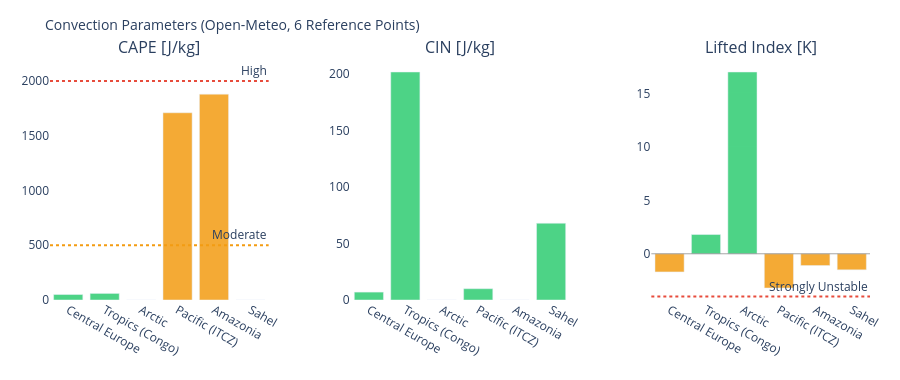

Here is the notebook cell this chart was saved with:
### Markdown cell above
---
## 3. Visualizations

### Code cell
# ============================================================
# CAPE / CIN / LIFTED INDEX – Convection potential
# ============================================================

if not df_atm.empty:
    fig = make_subplots(
        rows=1, cols=3,
        subplot_titles=['CAPE [J/kg]', 'CIN [J/kg]', 'Lifted Index [K]'],
        horizontal_spacing=0.1
    )
    pts = df_atm['point'].tolist()
    pt_colors = ['#E85D24','#185FA5','#888780','#378ADD','#639922','#F2A623']

    # CAPE – höher = mehr Gewitterpotential
    cape_vals = df_atm['cape'].fillna(0).tolist()
    cape_colors = ['#e74c3c' if v > 2000 else '#f39c12' if v > 500 else '#2ecc71'
                   for v in cape_vals]
    fig.add_trace(go.Bar(x=pts, y=cape_vals, marker_color=cape_colors,
                         opacity=0.85, showlegend=False), row=1, col=1)
    fig.add_hline(y=2000, line_dash='dot', line_color='#e74c3c',
                  annotation_text='High', row=1, col=1)
    fig.add_hline(y=500,  line_dash='dot', line_color='#f39c12',
                  annotation_text='Moderate', row=1, col=1)

    # CIN – negativer = stärker gedeckelt (weniger Auslöse)
    cin_vals = df_atm['cin'].fillna(0).tolist()
    cin_colors = ['#e74c3c' if v < -200 else '#f39c12' if v < -50 else '#2ecc71'
                  for v in cin_vals]
    fig.add_trace(go.Bar(x=pts, y=cin_vals, marker_color=cin_colors,
                         opacity=0.85, showlegend=False), row=1, col=2)

    # Lifted Index – negativ = instabil
    li_vals = df_atm['li'].fillna(0).tolist()
    li_colors = ['#e74c3c' if v < -4 else '#f39c12' if v < 0 else '#2ecc71'
                 for v in li_vals]
    fig.add_trace(go.Bar(x=pts, y=li_vals, marker_color=li_colors,
                         opacity=0.85, showlegend=False), row=1, col=3)
    fig.add_hline(y=0, line_color='gray', line_width=0.7, row=1, col=3)
    fig.add_hline(y=-4, line_dash='dot', line_color='#e74c3c',
                  annotation_text='Strongly Unstable', row=1, col=3)

    fig.update_layout(
        title=dict(text='Convection Parameters (Open-Meteo, 6 Reference Points)', font=dict(size=14)),
        height=380, plot_bgcolor='rgba(0,0,0,0)', paper_bgcolor='rgba(0,0,0,0)',
        margin=dict(l=50, r=30, t=60, b=80)
    )
    fig.update_xaxes(tickangle=30)
    fig.show()

### Figure 1 — Plotly figure (JSON) as saved in the notebook; plotly's stock layout.template omitted (floating-point values rounded to 4 significant figures)
{"data": [{"marker": {"color": ["#2ecc71", "#2ecc71", "#2ecc71", "#f39c12", "#f39c12", "#2ecc71"]}, "opacity": 0.85, "showlegend": false, "type": "bar", "x": ["Central Europe", "Tropics (Congo)", "Arctic", "Pacific (ITCZ)", "Amazonia", "Sahel"], "xaxis": "x", "y": [50.0, 60.0, 0.0, 1710.0, 1880.0, 0.0], "yaxis": "y"}, {"marker": {"color": ["#2ecc71", "#2ecc71", "#2ecc71", "#2ecc71", "#2ecc71", "#2ecc71"]}, "opacity": 0.85, "showlegend": false, "type": "bar", "x": ["Central Europe", "Tropics (Congo)", "Arctic", "Pacific (ITCZ)", "Amazonia", "Sahel"], "xaxis": "x2", "y": [7.0, 202.0, 0.0, 10.0, 0.0, 68.0], "yaxis": "y2"}, {"marker": {"color": ["#f39c12", "#2ecc71", "#2ecc71", "#f39c12", "#f39c12", "#f39c12"]}, "opacity": 0.85, "showlegend": false, "type": "bar", "x": ["Central Europe", "Tropics (Congo)", "Arctic", "Pacific (ITCZ)", "Amazonia", "Sahel"], "xaxis": "x3", "y": [-1.7, 1.8, 17.0, -3.2, -1.1, -1.5], "yaxis": "y3"}], "layout": {"annotations": [{"font": {"size": 16}, "showarrow": false, "text": "CAPE [J/kg]", "x": 0.1333, "xanchor": "center", "xref": "paper", "y": 1.0, "yanchor": "bottom", "yref": "paper"}, {"font": {"size": 16}, "showarrow": false, "text": "CIN [J/kg]", "x": 0.5, "xanchor": "center", "xref": "paper", "y": 1.0, "yanchor": "bottom", "yref": "paper"}, {"font": {"size": 16}, "showarrow": false, "text": "Lifted Index [K]", "x": 0.8667, "xanchor": "center", "xref": "paper", "y": 1.0, "yanchor": "bottom", "yref": "paper"}, {"showarrow": false, "text": "High", "x": 1, "xanchor": "right", "xref": "x domain", "y": 2000, "yanchor": "bottom", "yref": "y"}, {"showarrow": false, "text": "Moderate", "x": 1, "xanchor": "right", "xref": "x domain", "y": 500, "yanchor": "bottom", "yref": "y"}, {"showarrow": false, "text": "Strongly Unstable", "x": 1, "xanchor": "right", "xref": "x3 domain", "y": -4, "yanchor": "bottom", "yref": "y3"}], "height": 380, "margin": {"b": 80, "l": 50, "r": 30, "t": 60}, "paper_bgcolor": "rgba(0,0,0,0)", "plot_bgcolor": "rgba(0,0,0,0)", "shapes": [{"line": {"color": "#e74c3c", "dash": "dot"}, "type": "line", "x0": 0, "x1": 1, "xref": "x domain", "y0": 2000, "y1": 2000, "yref": "y"}, {"line": {"color": "#f39c12", "dash": "dot"}, "type": "line", "x0": 0, "x1": 1, "xref": "x domain", "y0": 500, "y1": 500, "yref": "y"}, {"line": {"color": "gray", "width": 0.7}, "type": "line", "x0": 0, "x1": 1, "xref": "x3 domain", "y0": 0, "y1": 0, "yref": "y3"}, {"line": {"color": "#e74c3c", "dash": "dot"}, "type": "line", "x0": 0, "x1": 1, "xref": "x3 domain", "y0": -4, "y1": -4, "yref": "y3"}], "title": {"font": {"size": 14}, "text": "Convection Parameters (Open-Meteo, 6 Reference Points)"}, "xaxis": {"anchor": "y", "domain": [0.0, 0.2667], "tickangle": 30}, "xaxis2": {"anchor": "y2", "domain": [0.3667, 0.6333], "tickangle": 30}, "xaxis3": {"anchor": "y3", "domain": [0.7333, 1.0], "tickangle": 30}, "yaxis": {"anchor": "x", "domain": [0.0, 1.0]}, "yaxis2": {"anchor": "x2", "domain": [0.0, 1.0]}, "yaxis3": {"anchor": "x3", "domain": [0.0, 1.0]}}}
